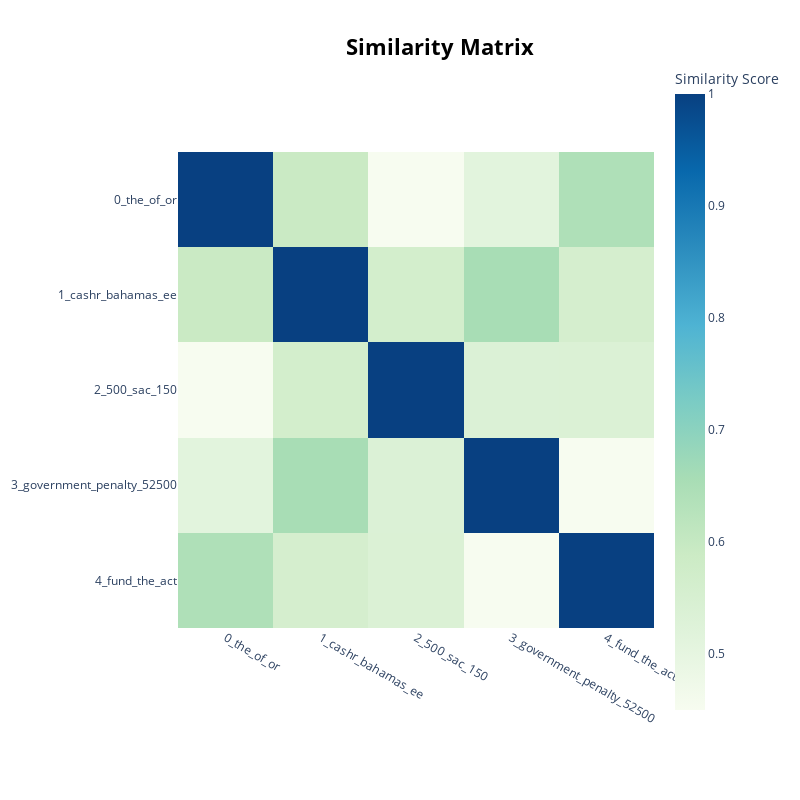

This figure's notebook cell:
### Code cell
# cosine similarities between topic embeddings
topic_model.visualize_heatmap()

### Figure 1 — Plotly figure (JSON) as saved in the notebook; plotly's stock layout.template omitted (floating-point values rounded to 4 significant figures)
{"data": [{"coloraxis": "coloraxis", "hovertemplate": "x: %{x}<br>y: %{y}<br>Similarity Score: %{z}<extra></extra>", "name": "0", "type": "heatmap", "x": ["0_the_of_or", "1_cashr_bahamas_ee", "2_500_sac_150", "3_government_penalty_52500", "4_fund_the_act"], "xaxis": "x", "y": ["0_the_of_or", "1_cashr_bahamas_ee", "2_500_sac_150", "3_government_penalty_52500", "4_fund_the_act"], "yaxis": "y", "z": [[1.0, 0.5922, 0.45, 0.5118, 0.6427], [0.5922, 1.0, 0.565, 0.6554, 0.5581], [0.45, 0.565, 1.0, 0.535, 0.5361], [0.5118, 0.6554, 0.535, 1.0, 0.4501], [0.6427, 0.5581, 0.5361, 0.4501, 1.0]]}], "layout": {"coloraxis": {"colorbar": {"title": {"text": "Similarity Score"}}, "colorscale": [[0, "rgb(247,252,240)"], [0.125, "rgb(224,243,219)"], [0.25, "rgb(204,235,197)"], [0.375, "rgb(168,221,181)"], [0.5, "rgb(123,204,196)"], [0.625, "rgb(78,179,211)"], [0.75, "rgb(43,140,190)"], [0.875, "rgb(8,104,172)"], [1, "rgb(8,64,129)"]]}, "height": 800, "hoverlabel": {"bgcolor": "white", "font": {"family": "Rockwell", "size": 16}}, "legend": {"title": {"text": "Trend"}}, "margin": {"t": 60}, "showlegend": true, "title": {"font": {"color": "Black", "size": 22}, "text": "<b>Similarity Matrix</b>", "x": 0.55, "xanchor": "center", "y": 0.95, "yanchor": "top"}, "width": 800, "xaxis": {"anchor": "y", "constrain": "domain", "domain": [0, 1], "scaleanchor": "y"}, "yaxis": {"anchor": "x", "autorange": "reversed", "constrain": "domain", "domain": [0, 1]}}}
